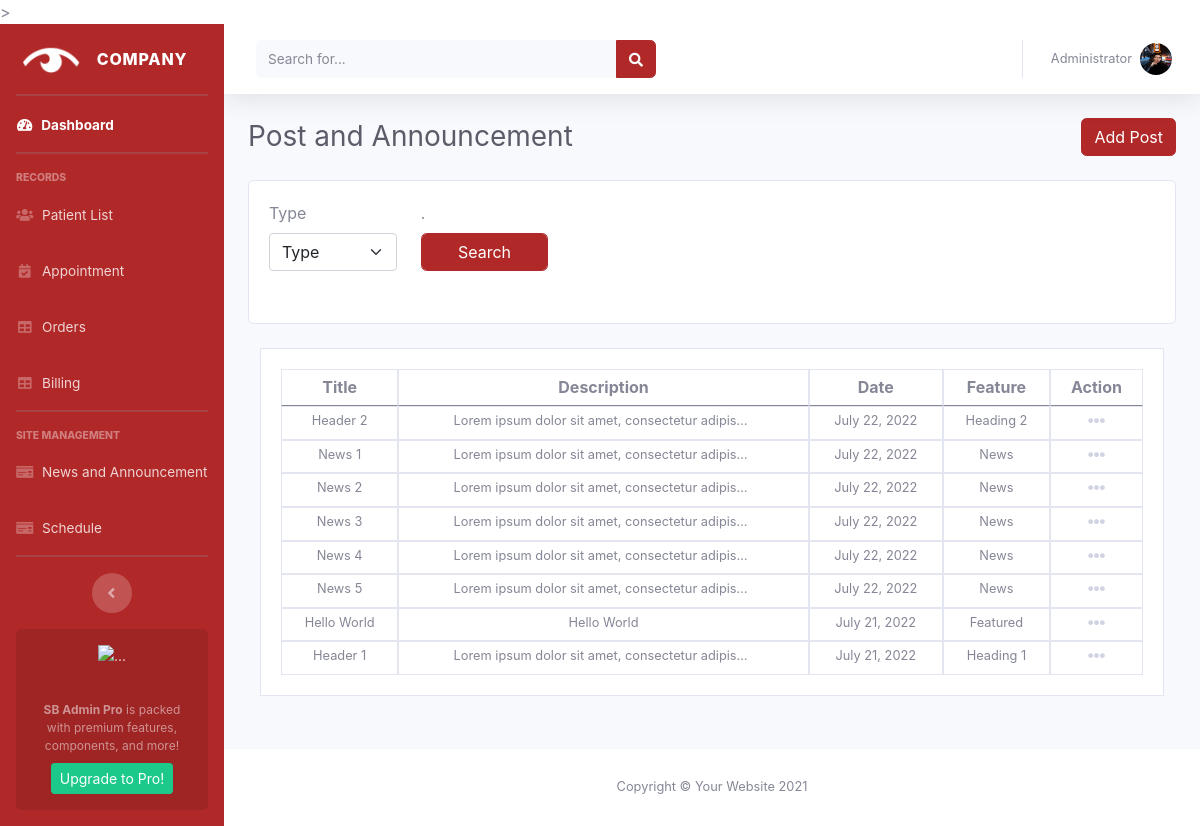
Page /news/ on the committed database.
### accounts/models.py (models this page shows, shortened)
class News(models.Model):
    title = models.CharField(max_length=200, null=True, blank=True)
    desc = models.CharField(max_length=200, null=True, blank=True)
    profile_pic = models.ImageField(
        default="pexels-misael-garcia-1707828.jpg", null=True, blank=True)
    headline = models.BooleanField(
        default=False, max_length=200, null=True, blank=True)
    type = models.CharField(max_length=200, null=True, blank=True)
    date_created = models.DateField(auto_now_add=True)

### accounts/views.py (the view)
# urls.py: path('news/', views.news, name='news'),
def news(request):
    order_by_list = ['-date_created']
    new = News.objects.all()
    news = new.order_by('-date_created')
    myFilter = Newsfilter(request.GET, queryset=news)
    news = myFilter.qs
    context = {
        'news': news,
    }
    return render(request, 'admin/pages/announcement.html', context)

### accounts/templates/admin/pages/announcement.html (shortened to what this page needs)
{% extends 'admin/admin.html' %} {% block title %}News and Announcement{% endblock %}
{% block content %}
<div class="d-sm-flex align-items-center justify-content-between mb-4">
    <h1 class="h3 mb-0 text-gray-800">Post and Announcement</h1>
    <a class="btn btn-primary" href="{% url 'create_news' %}" type="button">Add Post</a>
</div>
<link rel="stylesheet" type="text/css" href="https://cdn.datatables.net/1.12.1/css/jquery.dataTables.css">
<div class="row mb-4">
    <div class="col-12">
        <div class="card card-body">
            {% load widget_tweaks %}
            <form action="" method="GET">
                <div class="row">
                    <div class="col-md-2 mb-3">
                        <div class="form-group">
                            <label>Type</label>
                            <select class="form-select" required name="type" aria-label="Default select example">
                                <option value="" selected>Type</option>
                            </select>
                        </div>
                    </div>
                    <div class="col-md-2 mb-3">
                        <div class="form-group">
                            <label>.</label>
                            <button class="form-control btn btn-primary" type="submit">Search</button>
                        </div>
                    </div>
                </div>
            </form>
        </div>
    </div>
</div>
<div class="col-xl-12 mt-4">
    <div class=" card rounded-0  mb-4">
        <div class=" card card-body border-0  table-responsive ">
            <table class="table table-bordered text-center align-middle" id="dataTable">
                <tr class="p-0 mb-2 h6 text-dark-100 bolder">
                    <th scope="col">Title</th>
                    <th scope="col ">Description</th>
                    <th scope="col">Date</th>
                    <th scope="col">Feature</th>
                    <th scope="col" class="text-center">Action</th>
                </tr>
                <tbody class="p-5 ">
                    {% for news in news %}
                    <tr class="small text-center lh-1">
                        <td>{{news.title}}</td>
                        <td>
                            <div class="d-inline-block text-truncate" style="max-width: 300px;">{{news.desc}}</div>
                        </td>
                        <td>{{news.date_created}}</td>
                        <td>{{news.type}}</td>
                        <td class="text-center">
                            <div class="dropdown no-arrow">
                                <a class="dropdown-toggle" href="#" role="button" id="dropdownMenuLink"
                                    data-toggle="dropdown" aria-haspopup="true" aria-expanded="false">
                                    <i class="fas fa-ellipsis-h fa-lg fa-fw text-gray-400"></i>
                                </a>
                            </div>
                        </td>
                    </tr>
                    {% endfor %}
                </tbody>
            </table>
        </div>
    </div>
</div>
{% endblock %}

### static/css/admin_2.css (style rules this page uses)
.btn-primary { color: #fff; background-color:#b12828; border-color: #b12828; }

### static/css/evo-calendar.min.4.css (style rules this page uses)
*,::after,::before { -webkit-box-sizing:border-box;box-sizing:border-box; }
html,body { padding:0;margin:0 }

### accounts/templates/admin/admin.html (style rules this page uses)
html { scroll-behavior: smooth; }

### rows in the picture
News: title "Header 2", desc "Lorem ipsum dolor sit amet, consectetur adipis…", date_created "July 22, 2022", type "Heading 2"
News: title "News 1", desc "Lorem ipsum dolor sit amet, consectetur adipis…", date_created "July 22, 2022", type "News"
News: title "News 2", desc "Lorem ipsum dolor sit amet, consectetur adipis…", date_created "July 22, 2022", type "News"
News: title "News 3", desc "Lorem ipsum dolor sit amet, consectetur adipis…", date_created "July 22, 2022", type "News"
News: title "News 4", desc "Lorem ipsum dolor sit amet, consectetur adipis…", date_created "July 22, 2022", type "News"
News: title "News 5", desc "Lorem ipsum dolor sit amet, consectetur adipis…", date_created "July 22, 2022", type "News"
News: title "Hello World", desc "Hello World", date_created "July 21, 2022", type "Featured"
News: title "Header 1", desc "Lorem ipsum dolor sit amet, consectetur adipis…", date_created "July 21, 2022", type "Heading 1"
